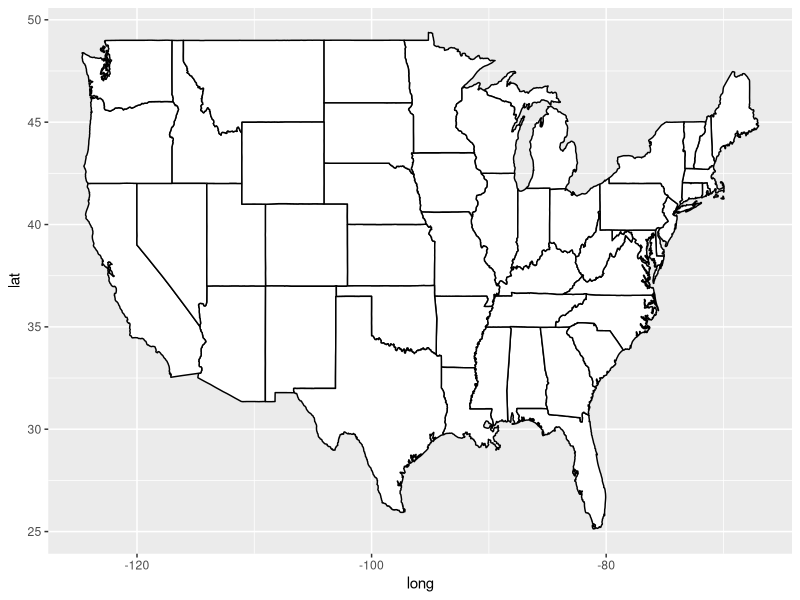
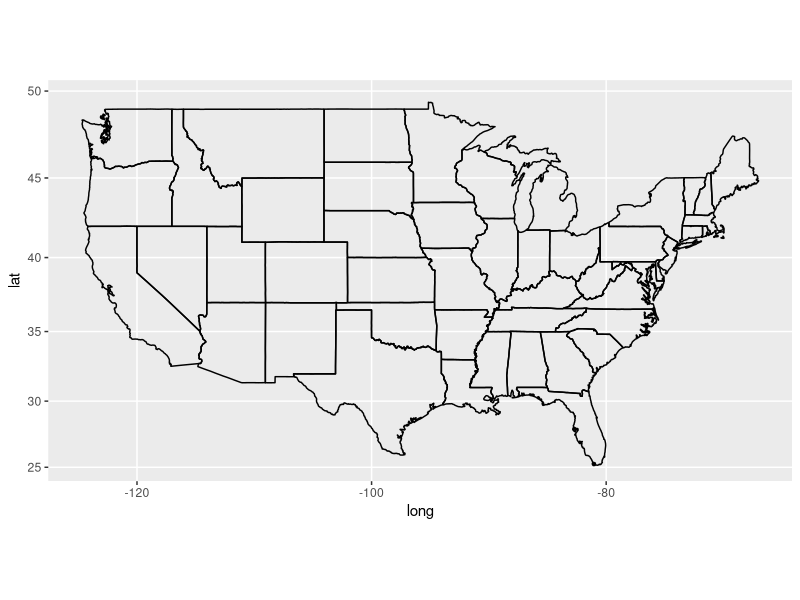

Write the R code that produced these figures, in order.
library(ggplot2)
library(maps) 
library(mapproj)
# For map data
# Get map data for USA
states_map <- map_data("state")
ggplot(states_map, aes(x=long, y=lat, group=group)) +
  geom_polygon(fill="white", colour="black")
# geom_path (no fill) and Mercator projection
ggplot(states_map, aes(x=long, y=lat, group=group)) +
  geom_path() + coord_map("mercator")
